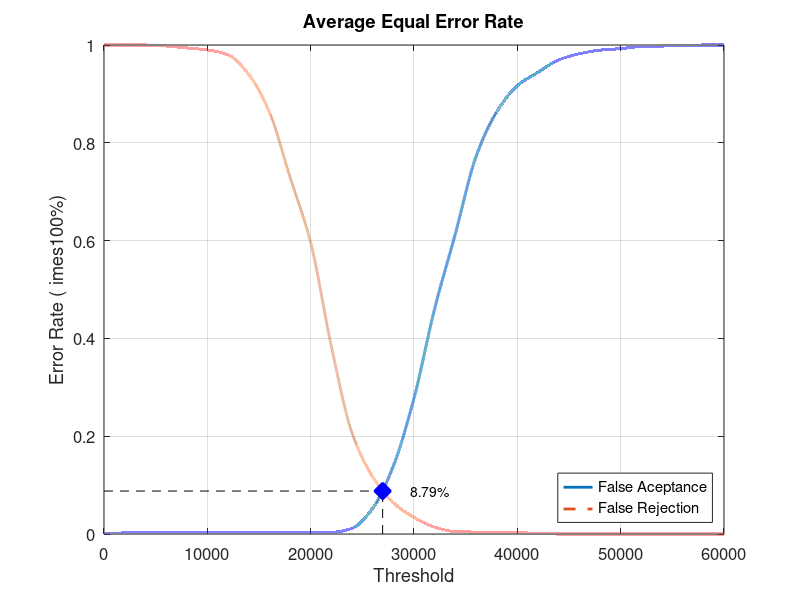
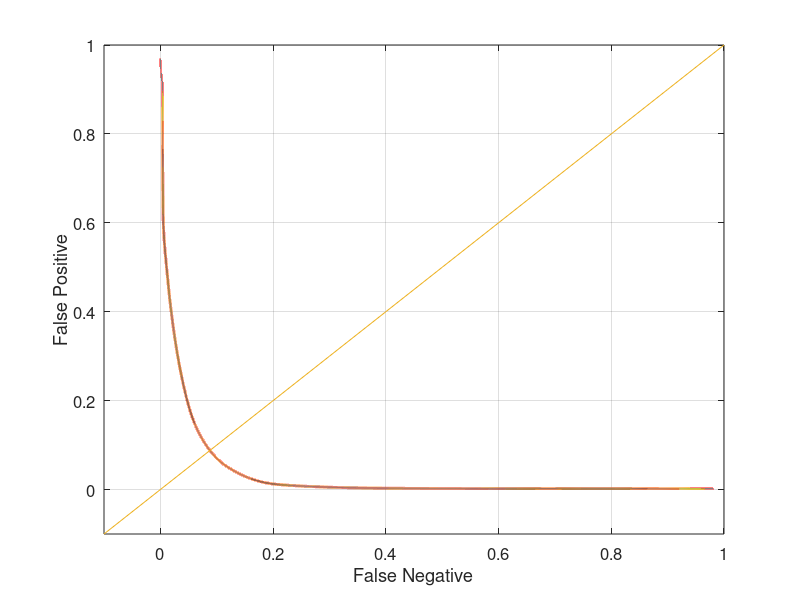

MATLAB code to generate these figures, in order:
close all;
clear;
clc;
x = 0:2000:60000;
xq = 0:0.5:60000;

y0 = [0 0.00210526 0.00210526 0.00210526 0.00210526 0.00210526 0.00210526 0.00210526 0.00210526 0.00210526 0.00210526 0.0031579 0.0115789 0.0526316 0.138947 0.277895 0.461053 0.613684 0.771579 0.863158 0.916842 0.944211 0.969474 0.982105 0.989474 0.992632 0.996842 0.997895 0.998947 1 1]
yy0 = interp1(x, y0, xq, 'pchip');
y1 = [1 1 1 0.998 0.994 0.99 0.98 0.94 0.863 0.73 0.596 0.384 0.207 0.117 0.064 0.034 0.014 0.005 0.004 0.004 0.003 0.001 0 0 0 0 0 0 0 0 0]
yy1 = interp1(x, y1, xq, 'pchip');

% Calculating EER: 
y2 = abs(y0 - y1);
find(y2 == min(y2))
yy2 = abs(yy0 - yy1);
xEER = find(yy2 == min(yy2));
xEERIndex = xq(xEER) % X-axis EER
yEER = yy0(xEER) % Y-axis EER

main = figure
plot(xq, yy0,'-','LineWidth', 2);	hold on
plot(xq, yy1,'--','LineWidth', 2);	hold on
plot([xEERIndex xEERIndex], [0 yEER], 'k--');	hold on
plot([0 xEERIndex], [yEER yEER], 'k--');	hold on
plot(xEERIndex, yEER, 'bx', 'LineWidth', 10);	hold on
text(xEERIndex + 10 * xEERIndex / 100, yEER, [num2str(round((10000 * yEER)) / 100) '%'])
legend('False Aceptance', 'False Rejection', 'Location', 'SouthEast')
xlabel('Threshold')
ylabel('Error Rate (	imes100%)')
title('Average Equal Error Rate')
set(gca, 'FontSize', 12)
axis([0 60000 0 1])
grid on

print(main, 'Database1AverageMain', '-dpng');
FNRxFPR = figure('Color', [1 1 1]);
plot(yy1, yy0, '-', yy1, yy0, 'LineWidth', 2);
hold on
y = -0.1:0.1:1
plot(y, y); 
set(gca, 'FontSize', 12)
xlabel('False Negative')
ylabel('False Positive')
axis([-0.1 1 -0.1 1])
set(gca, 'FontSize', 12)
grid on

print(FNRxFPR, 'Database1AverageFNRxFPR','-dpng');
